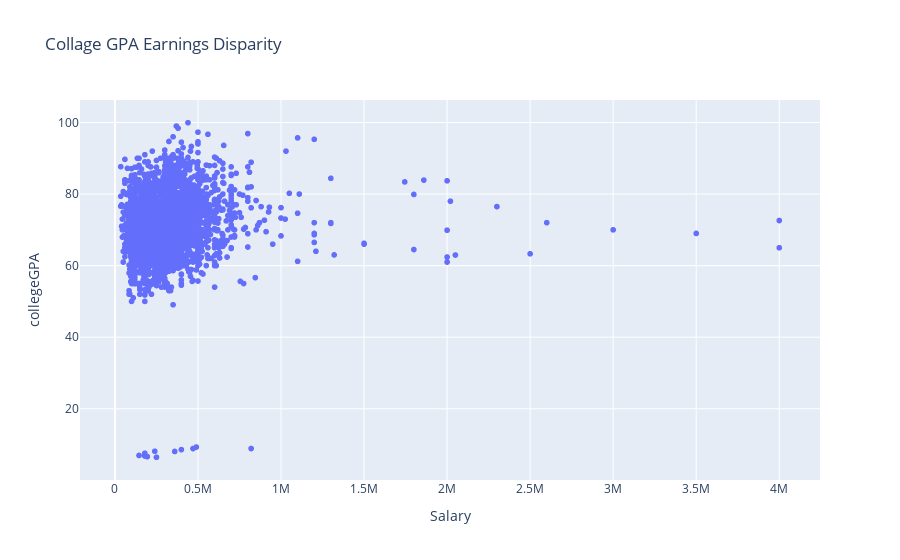

The notebook cell this image was saved under:
### Markdown cell above
## 1.) This is the graph here There is no relation between salary and collegeGpa becasue if College Gpa Matters there are two persons Earning More money who have gpa average whereas The college Gpa who have above average Gpa are earning less

### Code cell
# sns.pointplot(x=df['collegeGPA'],y=df['Salary'])
# sns.set_xticklabels(rotation=90)
# plt.plot(df['Salary'],df['collegeGPA'], label = "line 2") 
px.scatter(df, x="Salary", y="collegeGPA",
                 title="Collage GPA Earnings Disparity",
                 labels={"salary":"Annual Salary (in thousands)"} # customize axis label
                )

### Figure 1 — Plotly figure (JSON) as saved in the notebook; plotly's stock layout.template omitted (floating-point values rounded to 4 significant figures; data arrays with more than 128 entries replaced by an {"elided": "..."} marker saying what was removed)
{"data": [{"hovertemplate": "Salary=%{x}<br>collegeGPA=%{y}<extra></extra>", "legendgroup": "", "marker": {"color": "#636efa", "symbol": "circle"}, "mode": "markers", "name": "", "showlegend": false, "type": "scattergl", "x": {"elided": "3998 int values"}, "xaxis": "x", "y": {"elided": "3998 float values"}, "yaxis": "y"}], "layout": {"legend": {"tracegroupgap": 0}, "title": {"text": "Collage GPA Earnings Disparity"}, "xaxis": {"anchor": "y", "domain": [0, 1], "title": {"text": "Salary"}}, "yaxis": {"anchor": "x", "domain": [0, 1], "title": {"text": "collegeGPA"}}}}
